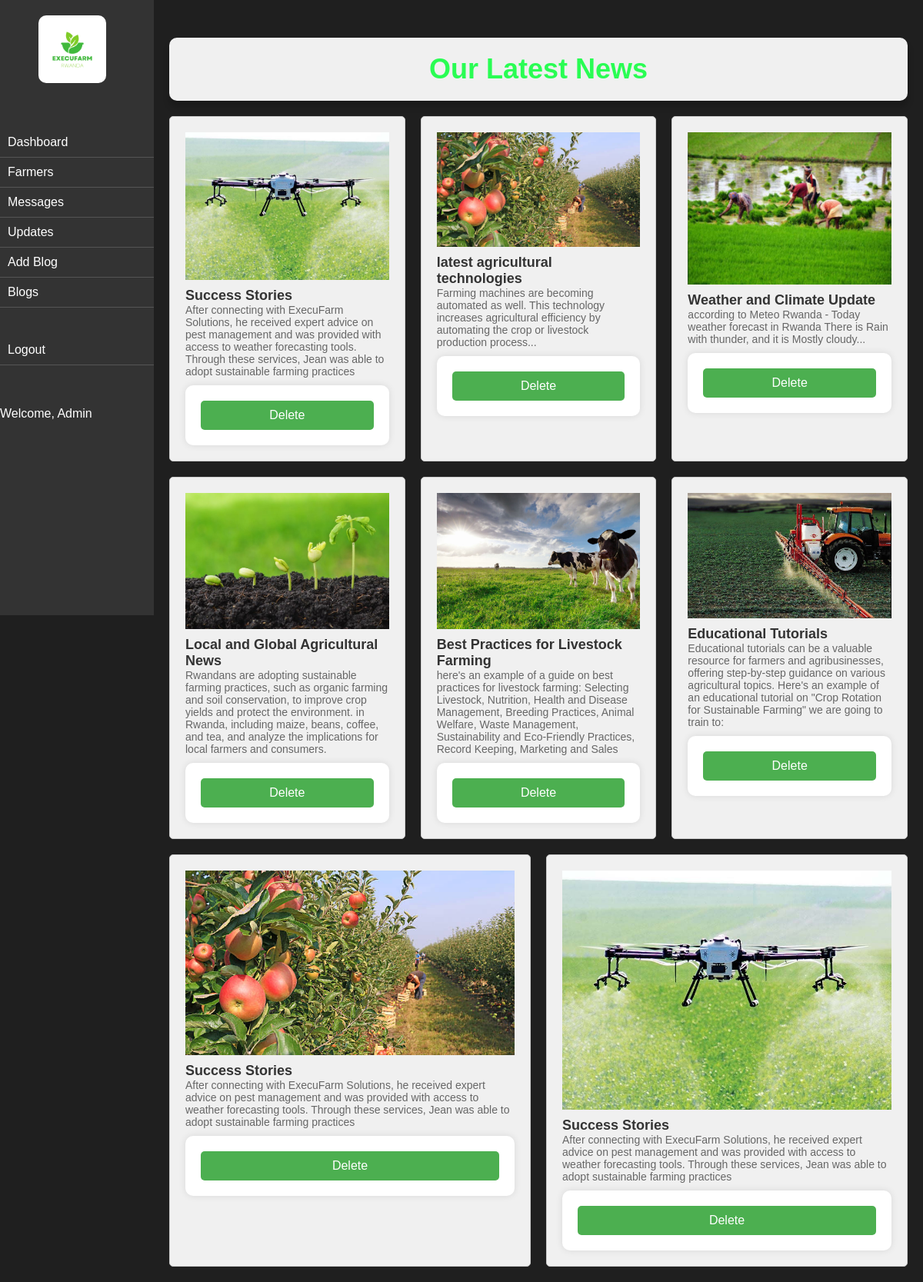
/blogs.php, run on the app's committed database.
### tables this page shows
CREATE TABLE `blog_posts` (
  `id` int(11) NOT NULL,
  `title` varchar(255) DEFAULT NULL,
  `content` text DEFAULT NULL,
  `image_path` varchar(255) DEFAULT NULL,
  `image` varchar(255) DEFAULT NULL,
  `date_created` datetime DEFAULT current_timestamp()
);

### blogs.php (the view, shortened to what this page needs)
<!DOCTYPE html>
<html lang="en">
<head>
    <link rel="stylesheet" href="./dashboard.css"/>
    <link rel="stylesheet" href="./blog.css"/>
</head>
<body>
    <div id="sidebar">
        <img src="execufarm.png" style="height: 11vh; margin-left: 25%; border-radius: 10px;"/><br><br><br><br>
        <a href="./dashboard.php"class="nav-link" >Dashboard</a>
        <a href="./farmers.php" class="nav-link">Farmers</a>
        <a href="#messages" class="nav-link">Messages</a>
        <a href="./updates.php" class="nav-link">Updates</a>
        <a href="./blog.php" class="nav-link">Add Blog</a>
        <a href="./blogs.php" class="nav-link">Blogs</a>
        <br><br>
        <a href="Homepage.php" class="nav-link">Logout</a>
        <br><br><br>
        <div style=" ">
            <p style="margin-bottom: 0;">Welcome, Admin</p>
        </div>
    </div>
    <div id="content">
        <div class="main-content">
        <div class="blog-container">
        <h1 class="yaa">Our Latest News</h1>
        <?php
        include 'connector.php';
        $sqlBlogPosts = "SELECT id, title, content, image_path FROM blog_posts";
        $resultBlogPosts = $conn->query($sqlBlogPosts);
        if (!$resultBlogPosts) {
            echo "Error in SQL query: " . $conn->error;
        } else {
            if ($resultBlogPosts->num_rows > 0) {
                $counter = 0;
                while ($row = $resultBlogPosts->fetch_assoc()) {
                    if ($counter % 3 == 0) {
                        echo '<div class="row">';
                    }
                    echo '<div class="blog-box">
                            <img src="' . $row['image_path'] . '" alt="' . $row['title'] . '">
                            <h3>' . $row['title'] . '</h3>
                            <p>' . $row['content'] . '</p>
                            <form method="post" action="delete_blog.php" style="margin-top: 10px;">
                                <input type="hidden" name="blog_id" value="' . $row['id'] . '">
                                <button type="submit" name="delete_blog">Delete</button>
                            </form>
                        </div>';
                    if ($counter % 3 == 2 || $counter == $resultBlogPosts->num_rows - 1) {
                        echo '</div>';
                    }
                    $counter++;
                }
            } else {
                echo "No blog posts found.";
            }
        }
        ?>
    </div>
    </div>
    </div>
</body>
</html>

### blog.css (style rules this page uses)
* { padding: 0; margin: 0; box-sizing: border-box; font-family: 'Poppins', sans-serif; text-decoration: none; list-style: none; }
body { color: #fff; }
.yaa { font-size: 36px; color: #29fd53; text-align: center; background-color: #f0f0f0; padding: 20px; border-radius: 10px; box-shadow: 0 8px 9px rgba(0, 0, 0, 0.2); margin-top: 3%; }
.row { display: flex; }
.blog-container { display: flex; flex-direction: column; gap: 20px; }
.row { display: flex; gap: 20px; }
.blog-box { flex: 1; padding: 20px; background-color: #f0f0f0; border: 1px solid #ccc; border-radius: 5px; }
.blog-box img { max-width: 100%; height: auto; display: block; }
.blog-box h3 { font-size: 18px; color: #333; margin-top: 10px; }
.blog-box p { font-size: 14px; color: #666; }
h1 { text-align: center; color: #333; }
button { background-color: #4caf50; color: #ffffff; padding: 10px 15px; border: none; border-radius: 4px; cursor: pointer; width: 100%; font-size: 16px; }
h1, h2, h3, h4, h5, h6 { color: #4b505e; }

### blogs.php (style rules this page uses)
body { margin: 0; font-family: Arial, sans-serif; display: flex; background-color: #1f1f1f; }
#sidebar { width: 200px; height: 100vh; background-color: #333; color: #fff; padding-top: 20px; position: fixed; }
#content { margin-left: 200px; padding: 20px; }
.nav-link { display: block; padding: 10px; color: #fff; text-decoration: none; border-bottom: 1px solid #555; }
form { max-width: 600px; margin: auto; background-color: #fff; padding: 20px; border-radius: 10px; box-shadow: 0 0 10px rgba(0, 0, 0, 0.1); }
button { background-color: #4caf50; color: #fff; padding: 10px 15px; border: none; border-radius: 5px; cursor: pointer; }

### data on the page
blog_posts: title "Success Stories", content "After connecting with ExecuFarm Solutions, he received expert advice on pest management and was provided with access to weather forecasting tools. Through these services, Jean was able to adopt sustainable farming practices"
blog_posts: title "latest agricultural technologies", content "Farming machines are becoming automated as well. This technology increases agricultural efficiency by automating the crop or livestock production process..."
blog_posts: shows a picture, title "Weather and Climate Update", content "according to Meteo Rwanda - Today weather forecast in Rwanda There is Rain with thunder, and it is Mostly cloudy..."
blog_posts: shows a picture, title "Local and Global Agricultural News", content "Rwandans are adopting sustainable farming practices, such as organic farming and soil conservation, to improve crop yields and protect the environment. in Rwanda, including maize, beans, coffee, and tea, and analyze the implications for local farmers and consumers."
blog_posts: shows a picture, title "Best Practices for Livestock Farming", content "here's an example of a guide on best practices for livestock farming: Selecting Livestock, Nutrition, Health and Disease Management, Breeding Practices, Animal Welfare, Waste Management, Sustainability and Eco-Friendly Practices, Record Keeping, Marketing and Sales"
blog_posts: shows a picture, title "Educational Tutorials", content "Educational tutorials can be a valuable resource for farmers and agribusinesses, offering step-by-step guidance on various agricultural topics. Here's an example of an educational tutorial on \"Crop Rotation for Sustainable Farming\" we are going to train to:"
blog_posts: title "Success Stories", content "After connecting with ExecuFarm Solutions, he received expert advice on pest management and was provided with access to weather forecasting tools. Through these services, Jean was able to adopt sustainable farming practices"
blog_posts: title "Success Stories", content "After connecting with ExecuFarm Solutions, he received expert advice on pest management and was provided with access to weather forecasting tools. Through these services, Jean was able to adopt sustainable farming practices"
